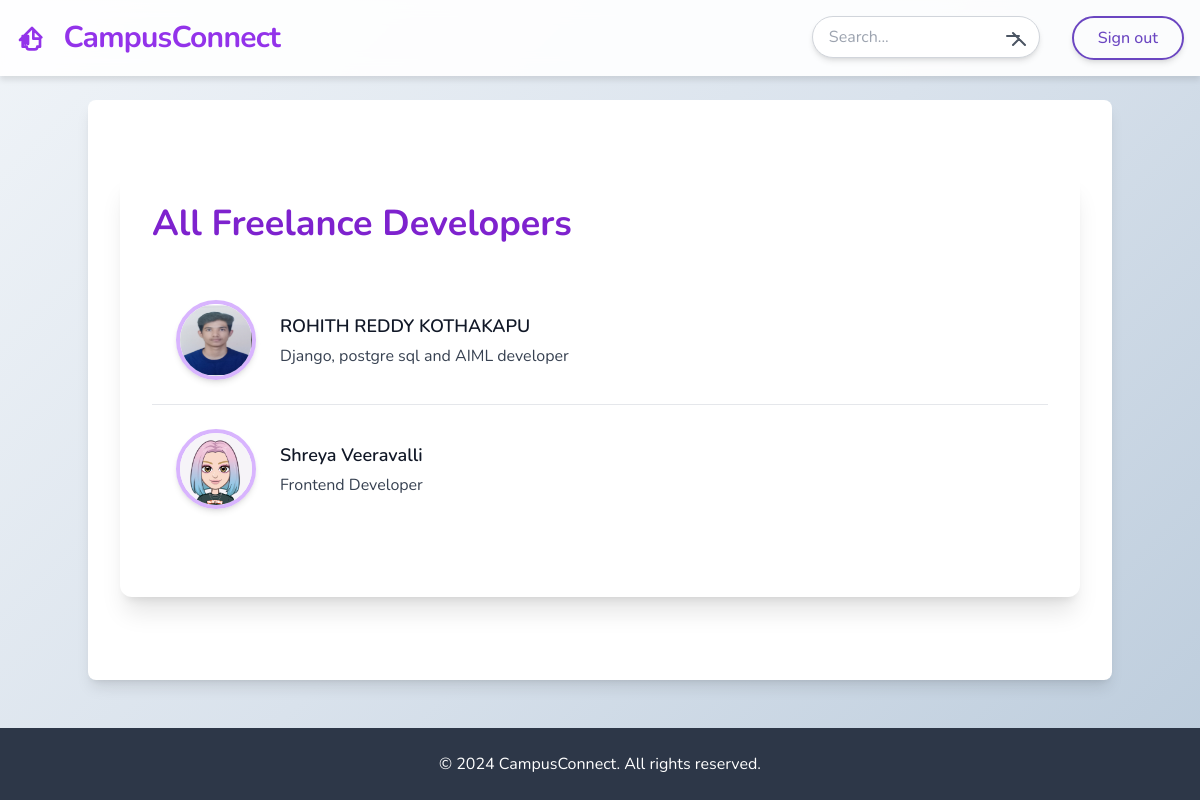
The app's page / (signed in) with its own data.
### jobs/models.py (models this page shows, shortened)
class freelancer(models.Model):
    owner = models.ForeignKey(user,on_delete=models.CASCADE)
    name = models.CharField(max_length=50)
    tagline = models.CharField(max_length=100)
    bio = models.TextField(blank=True)
    website = models.URLField(blank=True)
    profile_pic = models.ImageField(upload_to='profiles/', blank=True)
    Skills = models.CharField(max_length=255, blank=True)
    Reviews = models.TextField(blank=True)
    Phone_number = models.CharField(max_length=20, blank=True)
    Email = models.EmailField(blank=True)

### jobs/views.py (the view)
# urls.py: path('',freelancerlistview.as_view(), name='freelancer-list'),
class freelancerlistview(ListView):
    model = freelancer

### jobs/templates/jobs/freelancer_list.html (shortened to what this page needs)
{% extends "jobs/_base.html" %}
{% block content %}
<div class="max-w-7xl mx-auto mt-10 p-8 bg-white shadow-xl rounded-xl">
    <h1 class="text-4xl font-bold mb-8 text-purple-700">All Freelance Developers</h1>
    <div class="divide-y divide-gray-200">
        {% for freelancer in object_list %}
            <a href="{% url 'freelancer-detail' freelancer.pk %}" class="block hover:bg-gray-100 transition duration-200">
                <div class="p-6 flex items-center">
                    <div class="flex-shrink-0">
                        {% if freelancer.profile_pic %}
                            <img class="w-20 h-20 border-4 border-purple-300 rounded-full mr-6 shadow-md" src="{{ freelancer.profile_pic.url }}" alt="Profile pic">
                        {% else %}
                            <div class="w-20 h-20 border-4 border-purple-300 rounded-full mr-6 bg-gray-200 flex items-center justify-center text-gray-500 shadow-md">
                                <span class="text-xl">No Image</span>
                            </div>
                        {% endif %}
                    </div>
                    <div>
                        <p class="text-lg font-semibold text-gray-900">
                            {{ freelancer.name }}
                        </p>
                        <p class="text-gray-700 pt-1">
                            {{ freelancer.tagline }}
                        </p>
                    </div>
                </div>
            </a>
        {% endfor %}
    </div>
</div>
{% endblock content %}

### jobs/templates/jobs/_base.html (style rules this page uses)
body { font-family: 'Nunito', sans-serif; background: linear-gradient(135deg, #f0f4f8 0%, #d9e2ec 50%, #bcccdc 100%); color: #2d3748; }

### records on screen
freelancer: profile_pic (picture), name "ROHITH REDDY KOTHAKAPU", tagline "Django, postgre sql and AIML developer"
freelancer: profile_pic (picture), name "Shreya Veeravalli", tagline "Frontend Developer"
